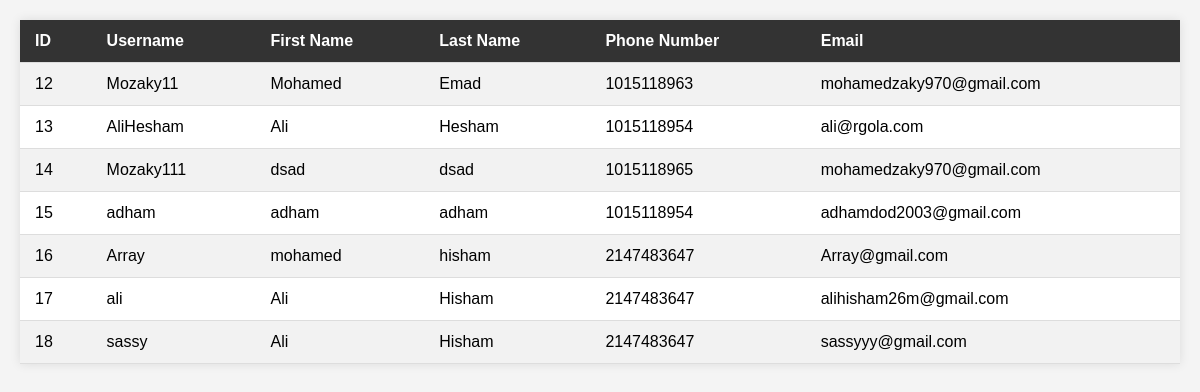
Before: /DB/connections/viewuser.php (signed in) with the older database file.
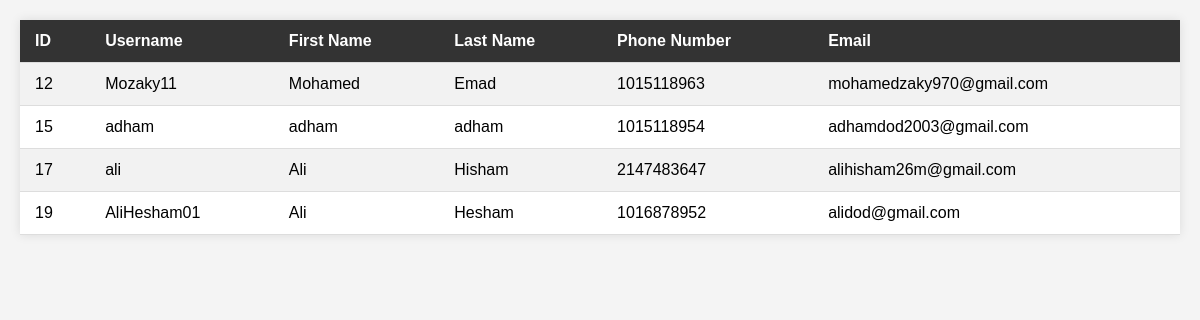
After: the same page with the newer database file.
### tables this page shows
CREATE TABLE `user` (
  `ID` int(11) NOT NULL,
  `First_Name` varchar(30) NOT NULL,
  `Last_Name` varchar(30) NOT NULL,
  `Username` varchar(30) NOT NULL,
  `Password` varchar(30) NOT NULL,
  `Email` varchar(30) NOT NULL,
  `Phone_Number` int(11) NOT NULL
);

### DB/connections/viewuser.php (the view, shortened to what this page needs)
<!DOCTYPE html>
<html>
<head>
</head>
<body>
    <?php
    include('../config.php');
    $user = mysqli_query($con, 'Select * from user');
    echo '<table>';
    echo '<tr><th>ID</th><th>Username</th><th>First Name</th><th>Last Name</th><th>Phone Number</th><th>Email</th></tr>';
    while ($res = mysqli_fetch_array($user)) {
        echo '<tr>';
        echo '<td>' . $res['ID'] . '</td>';
        echo '<td>' . $res['Username'] . '</td>';
        echo '<td>' . $res['First_Name'] . '</td>';
        echo '<td>' . $res['Last_Name'] . '</td>';
        echo '<td>' . $res['Phone_Number'] . '</td>';
        echo '<td>' . $res['Email'] . '</td>';
        echo '</tr>';
    }
    echo '</table>';
    ?>
</body>
</html>

Changed rows visible on the page:
removed user: ID "13", Username "AliHesham", First_Name "Ali", Last_Name "Hesham", Phone_Number "1015118954", Email "ali@rgola.com"
removed user: ID "14", Username "Mozaky111", First_Name "dsad", Last_Name "dsad", Phone_Number "1015118965", Email "mohamedzaky970@gmail.com"
removed user: ID "16", Username "Array", First_Name "mohamed", Last_Name "hisham", Phone_Number "2147483647", Email "Array@gmail.com"
removed user: ID "18", Username "sassy", First_Name "Ali", Last_Name "Hisham", Phone_Number "2147483647", Email "sassyyy@gmail.com"
added user: ID "19", Username "AliHesham01", First_Name "Ali", Last_Name "Hesham", Phone_Number "1016878952", Email "alidod@gmail.com"
